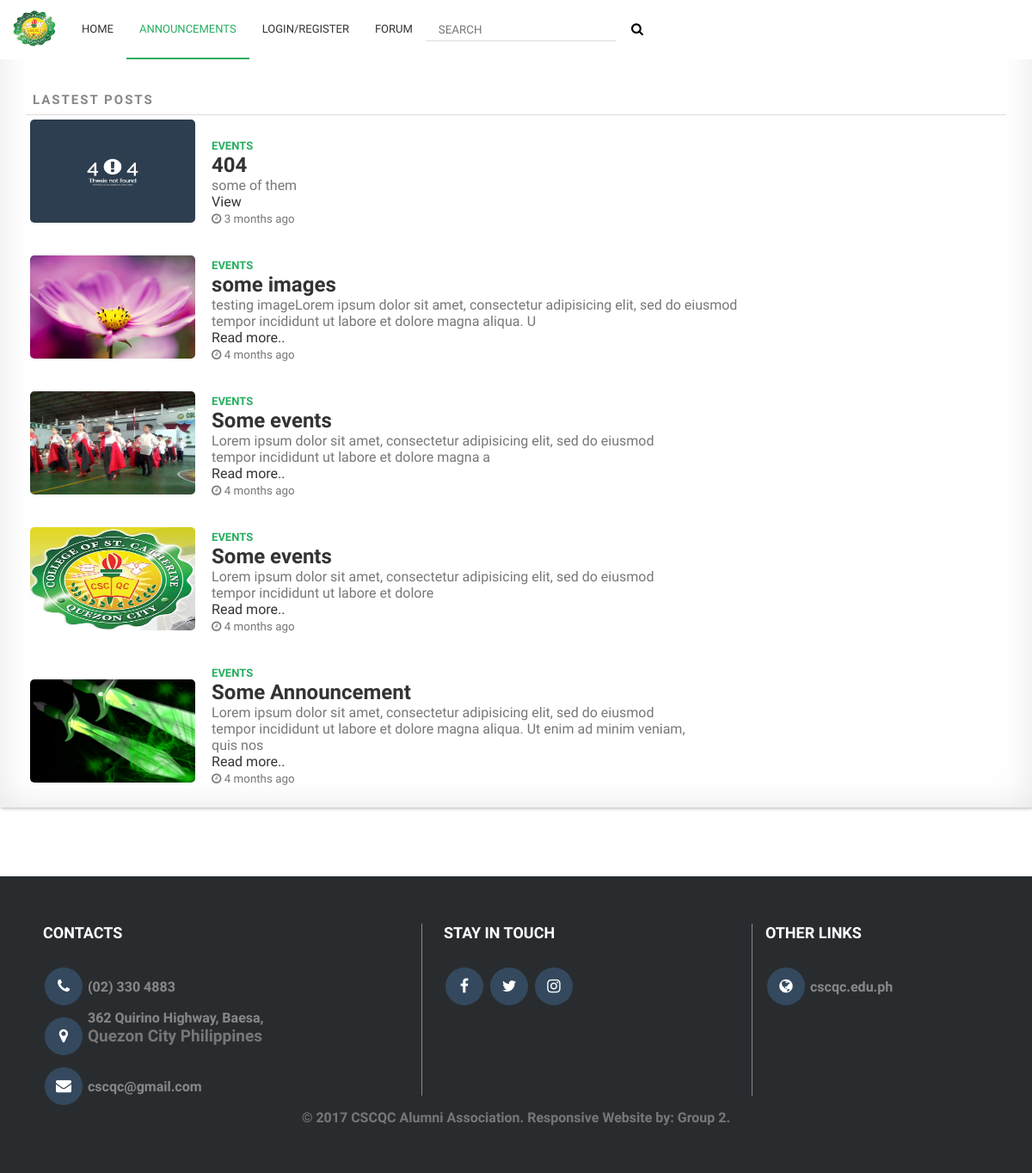
Page /views/events on the committed database.
### tables this page shows
CREATE TABLE `posts` (
  `id` int(11) NOT NULL,
  `title` varchar(50) NOT NULL,
  `content` varchar(10000) NOT NULL,
  `posted` date NOT NULL,
  `type` varchar(55) NOT NULL,
  `status` varchar(50) NOT NULL,
  `image` varchar(111) NOT NULL,
  `time_elapsed` int(13) NOT NULL
);

### classes/DB.php (called while the page is built, shortened)
<?php
class DB{
	private static $_instance = null;
	private $_pdo,
			$_results,
			$_count = 0,
			$_query,
			$_total,
			$_errors = false;
	public function __construct(){
		try{
			$this->_pdo = new PDO('mysql:host='.Config::get('mysql/host').';dbname='.Config::get('mysql/db'),Config::get('mysql/user'),Config::get('mysql/pass'));
		}catch(PDOexception $e){
			die($e->getMessage());
		}
	}
	public static function getInstance(){
		if(!isset(self::$_instance)){
			self::$_instance = new DB();
		}
		return self::$_instance;
	}
	public function query($sql,$params = array()){
		if($this->_query = $this->_pdo->prepare($sql)){
			if(count($params) !== 0){
				$x = 1;
				foreach ($params as $param) {
					$this->_query->bindValue($x,$param);
					$x++;
				}
			}
			if($this->_query->execute()){
				$this->_results = $this->_query->fetchAll(PDO::FETCH_OBJ);
			}else{
				$this->_errors = true;
			}
		}
		return $this;
	}
	public function limit($table,$where = array(),$limit){
		$operators = array('=','>=','<=','<','>');
		$field = $where[0];
		$operator = $where[1];
		$values = $where[2];
		if(in_array($operator, $operators)){
			$sql = "SELECT * FROM {$table} WHERE {$field} {$operator} ? ORDER BY id DESC LIMIT {$limit}";
			 return $this->query($sql,array($values));
		}
		return false;
	}
	public function results(){
		return $this->_results;
	}
}

### classes/Post.php (called while the page is built, shortened)
<?php
class Post{
	private $_db,
			$_isAdmin,
			$_postResults;
	public function __construct($post = null){
       	$this->_db = DB::getInstance();
	}
	public function limit($where = array(),$limit){
		if(!$this->_db->limit('posts',$where,$limit)){
			throw new Exception("Error Processing Request");
		}
	}
	public function results(){
		return $this->_db->results();
	}
}

### classes/Config.php (called while the page is built)
<?php
class Config{
	public static function get($path = null){
		if(isset($path)){
			$config = $GLOBALS['config'];
			$path =  explode('/', $path);
			foreach ($path as $bit) {
				if(isset($config[$bit])){
					$config = $config[$bit];
				}
			}
			return $config;
		}
		return false;
	}
}

### functions/sanitize.php (called while the page is built)
<?php
function escape($string){
	return htmlentities($string,ENT_QUOTES,'UTF-8');
}

### admin/fetch.php (called while the page is built, shortened)
<?php
$store = new Store();
?>

### classes/Store.php (called while the page is built, shortened)
<?php
class Store{
	public function shortContent($content){
		return substr($content,0,rand(100, 200));
	}
	public function time_elapsed($ptime){
		$etime = time() - $ptime;
		$count = array(
				365 * 24 * 60 * 60 => 'year',
				30 * 24 * 60 * 60 => 'month',
					24 * 60 * 60  => 'day',
						60 * 60 => 'hour',
							60 => 'minute',
							1 => 'second'
					);
		$count_plural = array(
				'year' => 'years',
				'month' => 'months',
				'day' => 'days',
				'hour' => 'hours',
				'minute' => 'minutes',
				'second' => 'seconds',
			);
		foreach ($count as $secs => $str) {
			$d = $etime / $secs;
			if($d >= 1){
				$r = round($d);
				return $r .' '.($r > 1 ? $count_plural[$str] : $str).' ago';
			}
		}
	}
}

### views/events.php (the view, shortened to what this page needs)
<?php
$post = new Post();
?>
<!DOCTYPE html>
<html>
<head>
	<?php require_once '../functions/header.php';  ?>
</head>
<body>
		<?php require_once '../functions/navigationbar.php';  ?>
		<div class="container margin">
			<div class="header-container">
				<span>lastest posts</span>
			</div>
			<?php
			$post->limit(array('type','=','events'),5);
			foreach ($post->results() as $getpost):
				$time_elapsed = $store->time_elapsed($getpost->time_elapsed);
				$content = $getpost->content; ?>
				<div class="post-container">
					<img src="../images/<?= $getpost->image ?>">
					<div class="post-content">
						<span class="type"><?= $getpost->type; ?></span>
						<h2><a href="../posts/read.php?post=<?= escape($getpost->id); ?>"><?= $getpost->title ?></a></h2>
						<?php if(strlen($content) > 300): ?>
						<?= $store->shortContent($content) ?><a href="../posts/read.php?post=<?= escape($getpost->id) ?>"> Read more..</a>
						<?php else: ?>
							<p><?php echo $content; ?></p>
							<p><a href="../posts/read.php?post=<?= escape($getpost->id); ?>">View</a></p>
						<?php endif; ?>
						<p class="time_elapsed"><small><i class="fa fa-clock-o"></i> <?= escape($time_elapsed); ?></small></p>
					</div>
				</div>
		<?php endforeach; ?>
		</div>
		<?php require_once '../functions/footer.php'; ?>
</body>
</html>

### layouts/css/layout.css (style rules this page uses)
* { margin:0; padding:0; box-sizing:border-box; font-family:Raleway; }
html,body { height:100%; }
.container { min-height:470px; width:100%; padding:5px 30px; -webkit-box-shadow:1px 1px 4px rgba(0, 0, 0, 0.3), 0 0 40px rgba(0, 0, 0, 0.1) inset; -moz-box-shadow:1px 1px 4px rgba(0, 0, 0, 0.3), 0 0 40px rgba(0, 0, 0, 0.1) inset; box-shadow:1px 1px 4px rgba(0, 0, 0, 0.3), 0 0 40px rgba(0, 0, 0, 0.1) inset; }
.time_elapsed { color:#777; }
.header-container { padding:7px 8px 8px; border-bottom:1px solid #ddd; }
.header-container { font-size:15px; font-weight:bold; text-transform:uppercase; color:#888; letter-spacing:2px; }
.post-container,.edited-posts { margin:5px; }
.post-container a,.edited-posts a { display:block; color:#333; text-decoration:none; }
.post-container img { width:17%; border-radius:5px; height:120px; }
.post-content,.edited-posts-content { padding:15px; width:70%; display:inline-block; }
.post-content p,.edited-posts-content p { color:#777; }
.type { text-decoration:none; text-transform:uppercase; font-size:13px; color:#27ae60; font-weight:bold; }
.margin { padding-top:100px; }

### rows in the picture
posts: image (picture), type "EVENTS", title "404", content "some of them", time_elapsed "3 months ago"
posts: image (picture), type "EVENTS", title "some images", content "testing imageLorem ipsum dolor sit amet, consectetur adipisicing elit, sed do eiusmod tempor incididunt ut labore et dolore magna aliqua. U", time_elapsed "4 months ago"
posts: image (picture), type "EVENTS", title "Some events", content "Lorem ipsum dolor sit amet, consectetur adipisicing elit, sed do eiusmod tempor incididunt ut labore et dolore magna a", time_elapsed "4 months ago"
posts: image (picture), type "EVENTS", title "Some events", content "Lorem ipsum dolor sit amet, consectetur adipisicing elit, sed do eiusmod tempor incididunt ut labore et dolore", time_elapsed "4 months ago"
posts: image (picture), type "EVENTS", title "Some Announcement", content "Lorem ipsum dolor sit amet, consectetur adipisicing elit, sed do eiusmod tempor incididunt ut labore et dolore magna aliqua. Ut enim ad minim veniam, quis nos", time_elapsed "4 months ago"
